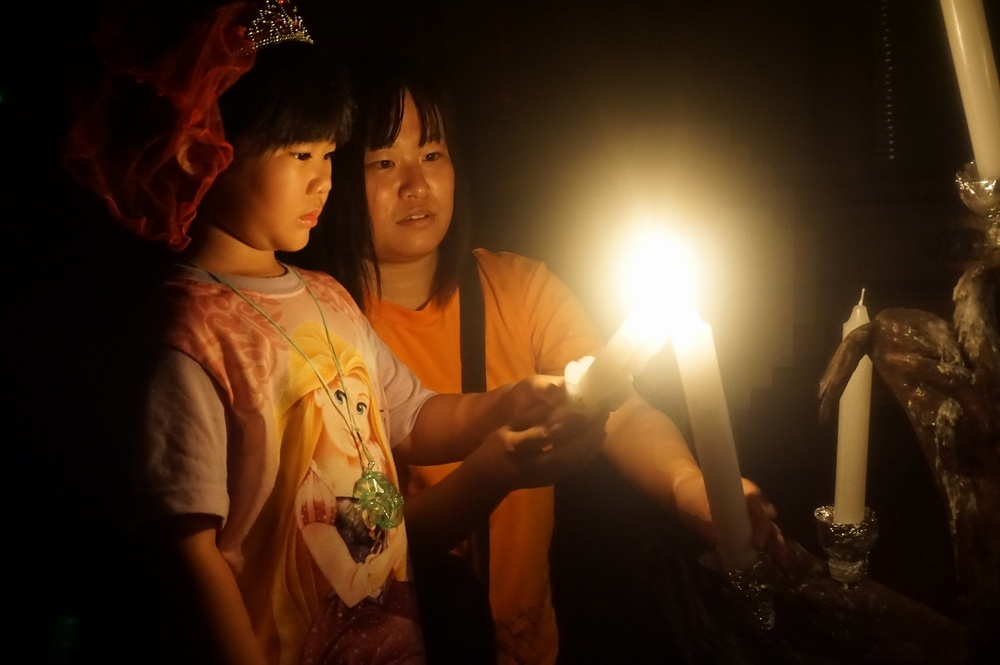
#> input picture test1/01.jfif, 1000 x 665 px, shrunk from 2500 x 1662 before the run
$ python -i DynamicHistogram.py   (imports and definitions only)
#> lines starting #> are read from the running program, lines starting #| are printed output that depends on the picture; after the words box and inside, x2 and y2 are one past the last pixel; in counts of white or black regions, pixels touching at a corner belong together
import cv2
import numpy as np
import scipy, scipy.signal

class DHE():
    def __init__(self, alpha=0.5):
        self.alpha = alpha

    # [68 lines left out: functions contrast_enhancement, build_is_hist, not called in this run]

class BPDHE():
    def contrast_enhancement(self, img):
        hsv = cv2.cvtColor(img, cv2.COLOR_RGB2HSV)
#> hsv: shape (665, 1000, 3); mean H, S, V 17.3, 193, 72.3
        h,s,v = cv2.split(hsv)
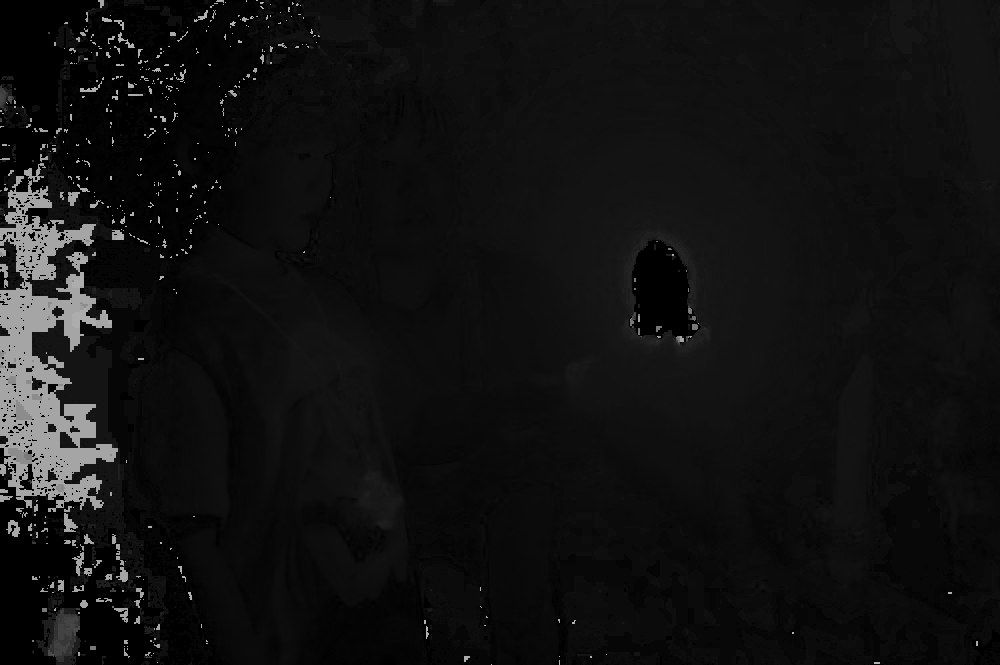
#> h: shape (665, 1000); min 0, max 179, mean 17.3
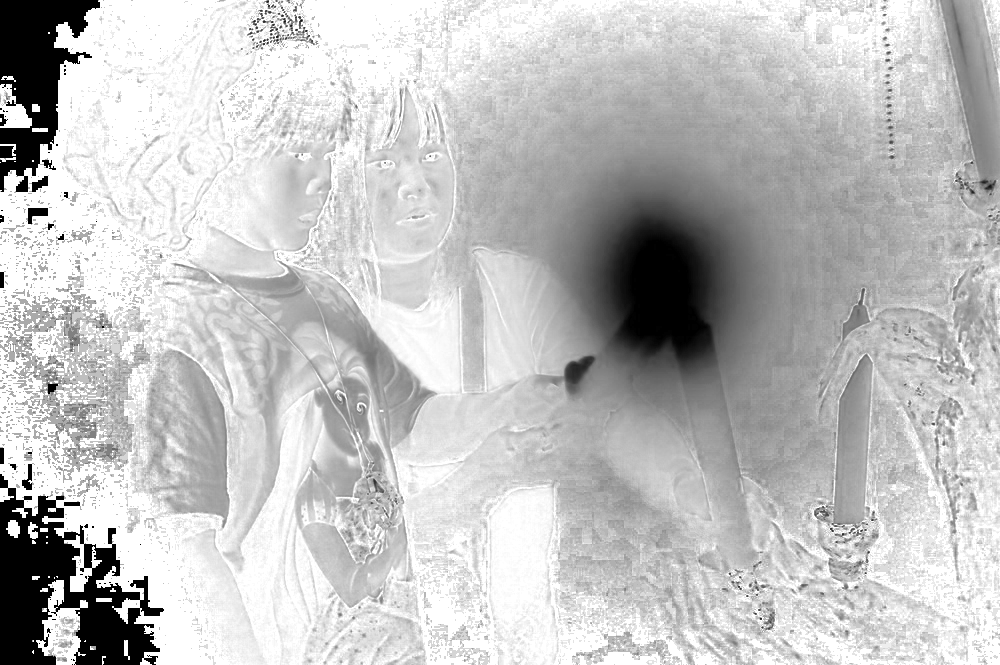
#> s: shape (665, 1000); min 0, max 255, mean 193
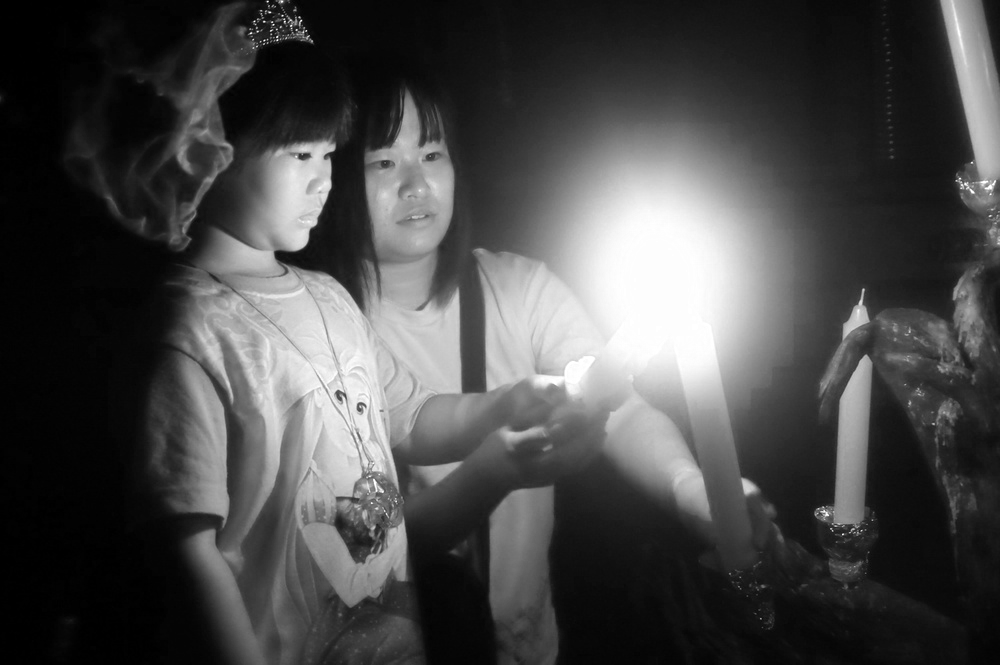
#> v: shape (665, 1000); min 0, max 255, mean 72.3
        h = h/255.0; s = s/255.0

        ma = np.max(v)
#> ma = 255
        mi = np.min(v)
#> mi = 0
        bins = ma - mi + 1
#> bins = 256

        hist_i = np.histogram(v,bins=bins)
        hist_i = hist_i[0].reshape(1,len(hist_i[0]))

        gausFilter = self.matlab_style_gauss2D()

        blur_hist = cv2.filter2D(hist_i.astype('float32'), -1, gausFilter, borderType=cv2.BORDER_REPLICATE)
        derivFilter = np.array([[-1,1]])
        deriv_hist = cv2.filter2D(blur_hist.astype('float32'), -1, derivFilter, borderType=cv2.BORDER_REPLICATE)
        sign_hist = np.sign(deriv_hist)
        meanFilter = np.array([[1/3,1/3,1/3]])
        smooth_sign_hist = np.sign(cv2.filter2D(sign_hist.astype('float32'),-1,meanFilter, borderType=cv2.BORDER_REPLICATE))
        cmpFilter = np.array([[1,1,1,-1,-1,-1,-1,-1]])

        p = 1
        index = [0]
        for n in range(0,bins-7):
            C = (smooth_sign_hist[0][n:n+8] == cmpFilter)*1
            if np.sum(C) == 8.0:
                p += 1
            index.append(n+3)
#> after the loop, index = 250 values from 0 to 251; p = 8

        index.append(bins)

        factor = np.zeros(shape=(len(index)-1,1))
#> factor = 250 values from 0 to 0
        span = factor.copy()
#> span = 250 values from 0 to 0
        M = factor.copy()
#> M = 250 values from 0 to 0
        rangee = factor.copy()
#> rangee = 250 values from 0 to 0
        start = factor.copy()
#> start = 250 values from 0 to 0
        endd = factor.copy()
#> endd = 250 values from 0 to 0
        sub_hist = []
        for m in range(0,len(index)-1):
            sub_hist.append( np.array(hist_i[0][index[m]:index[m+1]]) )
            M[m] = np.sum(sub_hist[m])
            low = mi + index[m]
            high = mi + index[m+1] - 1
            span[m] = high - low + 1
            factor[m] = span[m] * np.log10(M[m])
            factor_sum = np.sum(factor)
#> this loop made 250 passes
#> (low, factor_sum) on passes 1 to 3: (0, 14.14), (3, 18.26), (4, 22.38)
#> after the loop, M = 250 values, max 51531 at index 0, min 473 at index 239, mean 2660; factor = 250 values, max 20.45 at index 249, min 2.67 at index 239, mean 3.37; span = 250 values, max 5 at index 249, min 1 at index 1, mean 1.02; sub_hist = 250 items, first 6: [16998, 13851, 20682], [13399], [13066], [10232], [9645], [11901]
        for m in range(0,len(index)-1):
            rangee[m] = np.round((256 - mi)*factor[m]/factor_sum)
#> after the loop, rangee = 250 values, max 6 at index 249, min 1 at index 1, mean 1.03
        start[0] = mi
        endd[0] = mi + rangee[0] - 1
        for m in range(1,len(index)-1):
            start[m] = start[m-1] + rangee[m-1]
            endd[m] = endd[m-1] + rangee[m]
#> after the loop, endd = 250 values from 3 to 257; start = 250 values from 0 to 252

        y = []
        s_r = np.zeros(shape=(1,mi))
#> s_r = empty array
        s_r = s_r.tolist()
#> s_r = [[]]
        s_r = (s_r[0])
#> s_r = []
        for m in range(0, len(index)-1):
            hist_cum = np.cumsum(sub_hist[m])
            c = hist_cum/M[m]
            y.append( np.array(np.round(start[m] + (endd[m] - start[m])*c)) )
            x = y[m].tolist()
            s_r = s_r + x
#> this loop made 250 passes
#> (hist_cum, c, x) on passes 16 to 18: ([7555], [1], [18]), ([7581], [1], [19]), ([8238], [1], [20])
#> after the loop, s_r = 256 values from 1 to 257; y = 250 items, first 6: [1, 2, 3], [4], [5], [6], [7], [8]
        i_s = np.zeros(shape=v.shape)
#> i_s: shape (665, 1000) float64; every value is 0

        for n in range(mi , ma+1):
            lc = (v== n)
            i_s[lc] = (s_r[n])/255
#> this loop made 256 passes
#> pass 1, in contrast_enhancement, `lc = (v== n)`:
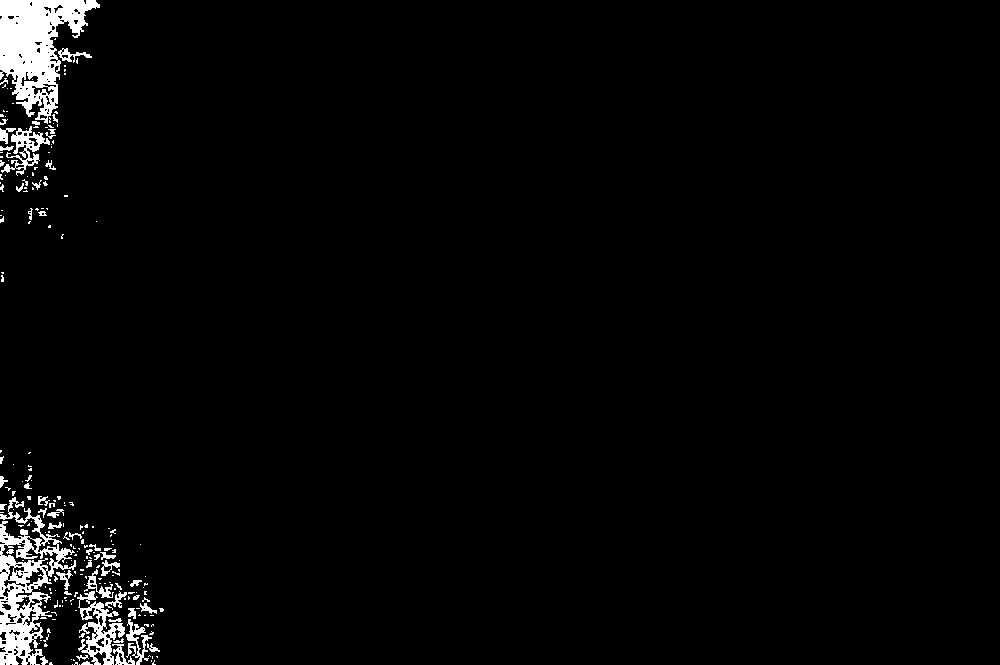
#> lc: shape (665, 1000) bool; 2.6% white; 236 white regions (184 under 20 px), largest, box (x1, y1, x2, y2) and area: (0, 0, 100, 124) 6155, (0, 497, 76, 665) 4765, (77, 591, 125, 665) 1337
#> pass 2, in contrast_enhancement, `lc = (v== n)`:
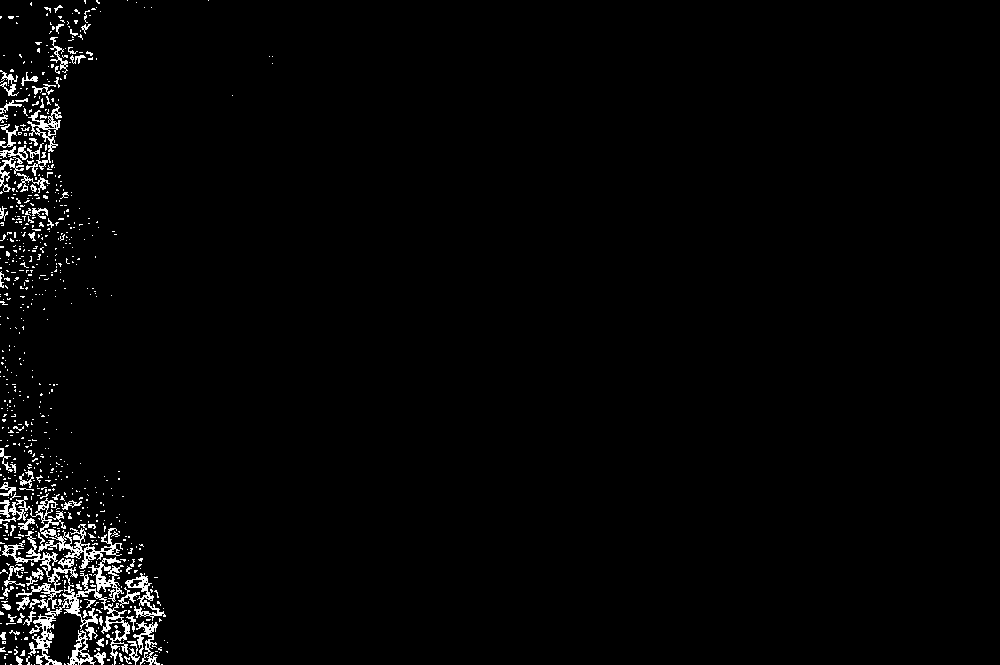
#> lc: shape (665, 1000) bool; 2.1% white in thin lines or dots, all inside (x1, y1, x2, y2) = (0, 0, 273, 665)
#> pass 3, in contrast_enhancement, `lc = (v== n)`:
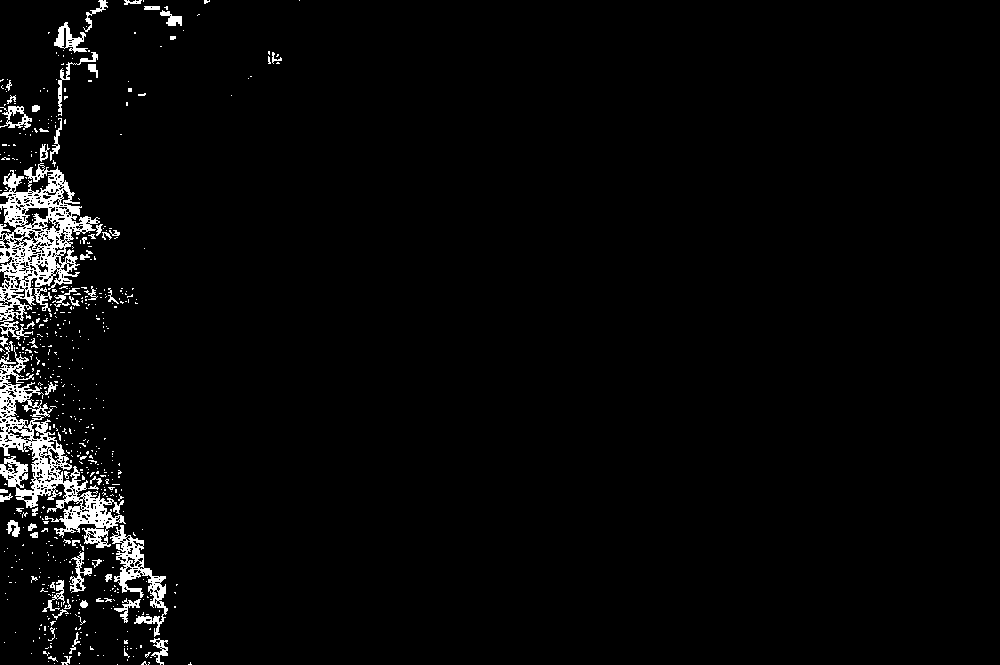
#> lc: shape (665, 1000) bool; 3.1% white; 579 white regions (515 under 20 px), largest, box (x1, y1, x2, y2) and area: (0, 163, 100, 340) 6332, (0, 346, 126, 548) 6216, (110, 525, 168, 637) 1683

        hsi_0 = cv2.merge([h, s, i_s])*255
#> hsi_0: shape (665, 1000, 3) float64; mean H, S, V 17.3, 193, 73.4
        hsi_0[hsi_0>255] = 255
#> hsi_0: shape (665, 1000, 3) float64; mean H, S, V 17.3, 193, 73.3
        hsi_0[hsi_0<0] = 0
        result = cv2.cvtColor(hsi_0.astype('uint8'), cv2.COLOR_HSV2RGB)

        return result

    @staticmethod
    def matlab_style_gauss2D(shape=(1,9),sigma=1.0762):
        m,n = [(ss-1.)/2. for ss in shape]
        y,x = np.ogrid[-m:m+1,-n:n+1]
        h = np.exp(-(x*x + y*y) / (2.*sigma*sigma) )
        h[h < np.finfo(h.dtype).eps*h.max() ] = 0
        sumh = h.sum()
        if sumh != 0:
            h /= sumh
        return h

>>> import cv2
>>> picture = cv2.cvtColor(cv2.imread('test1/01.jfif'), cv2.COLOR_BGR2RGB)
>>> result = BPDHE().contrast_enhancement(picture)

$ run again, on test1/02.jfif
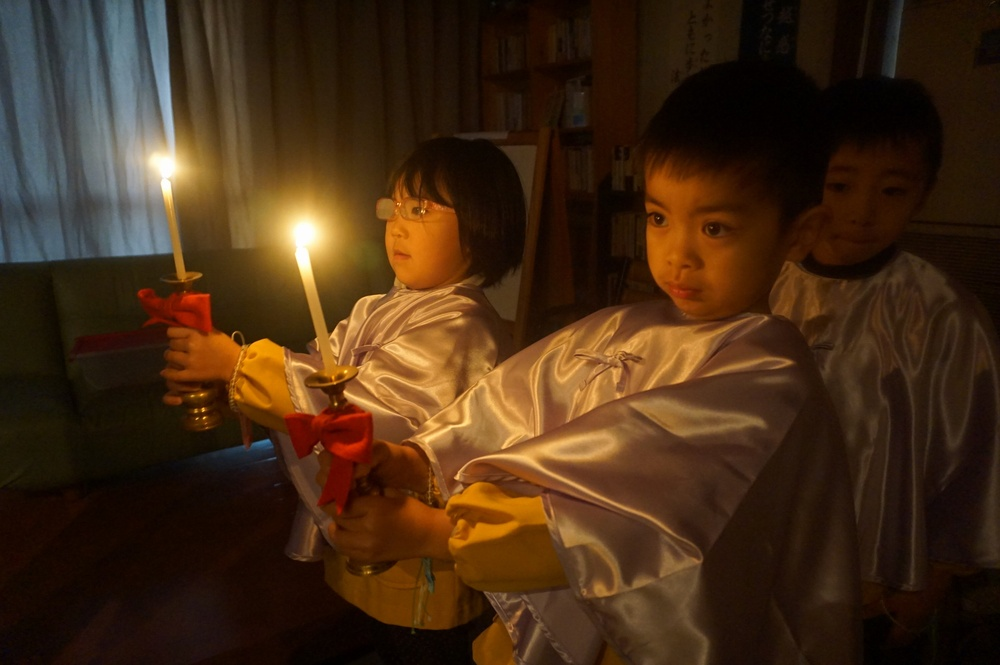
#> input picture test1/02.jfif, 1000 x 665 px, shrunk from 2500 x 1662 before the run
#> hsv: shape (665, 1000, 3); mean H, S, V 19.2, 195.6, 69.3
#> in contrast_enhancement, `h,s,v = cv2.split(hsv)`:
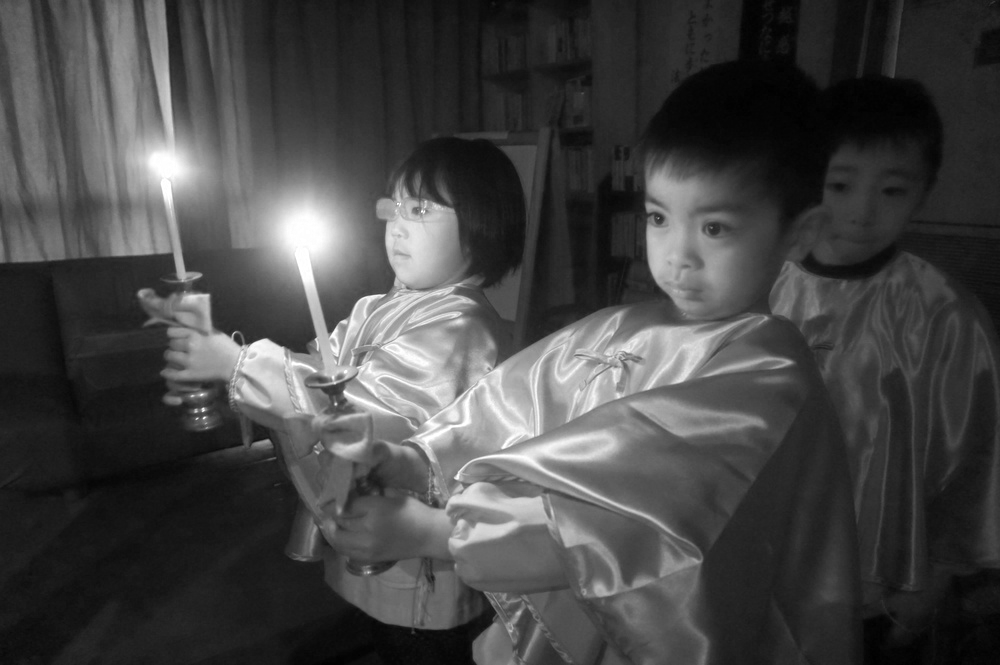
#> v: shape (665, 1000); min 0, max 255, mean 69.3
#> ma = 255
#> mi = 0
#> bins = 256
#> after the loop in contrast_enhancement, `for n in range(0,bins-7):`: index = 250 values from 0 to 251; p = 10
#> in contrast_enhancement, `factor = np.zeros(shape=(len(index)-1,1))`: factor = 250 values from 0 to 0
#> the loop in contrast_enhancement, `for m in range(0,len(index)-1):` made 250 passes
#> (low, factor_sum) on passes 1 to 3: (0, 9.87), (3, 13.24), (4, 16.77)
#> after the loop in contrast_enhancement, `for m in range(0,len(index)-1):`: M = 250 values, max 11743 at index 34, min 144 at index 246, mean 2660; factor = 250 values, max 16.94 at index 249, min 2.16 at index 246, mean 3.3; span = 250 values, max 5 at index 249, min 1 at index 1, mean 1.02; sub_hist = 250 items, first 6: [36, 351, 1557], [2391], [3322], [5573], [4255], [3503]
#> after the loop in contrast_enhancement, `for m in range(0,len(index)-1):`: rangee has the same summary as span
#> after the loop in contrast_enhancement, `for m in range(1,len(index)-1):`: endd = 250 values from 2 to 255; start = 250 values from 0 to 251
#> in contrast_enhancement, `s_r = np.zeros(shape=(1,mi))`: s_r = empty array
#> in contrast_enhancement, `s_r = s_r.tolist()`: s_r = [[]]
#> in contrast_enhancement, `s_r = (s_r[0])`: s_r = []
#> the loop in contrast_enhancement, `for m in range(0, len(index)-1):` made 250 passes
#> (hist_cum, c, x) on passes 16 to 18: ([5457], [1], [17]), ([5794], [1], [18]), ([6935], [1], [19])
#> after the loop in contrast_enhancement, `for m in range(0, len(index)-1):`: s_r = 256 values from 0 to 255; y = 250 items, first 6: [0, 0, 2], [3], [4], [5], [6], [7]
#> the loop in contrast_enhancement, `for n in range(mi , ma+1):` made 256 passes
#> pass 3, in contrast_enhancement, `lc = (v== n)`:
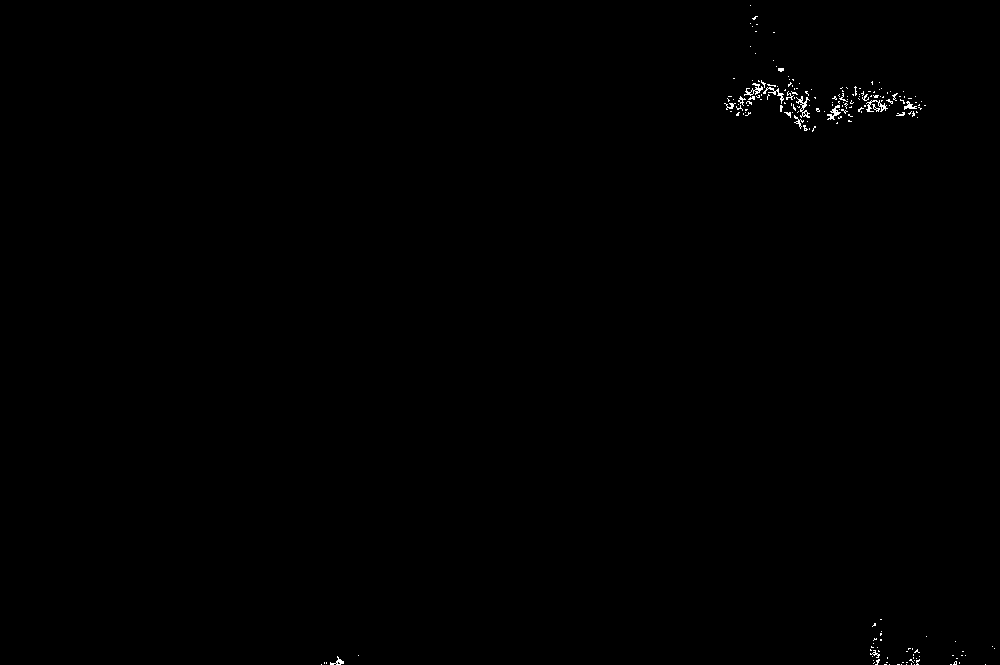
#> lc: shape (665, 1000) bool; 0.23% white in thin lines or dots, all inside (x1, y1, x2, y2) = (321, 5, 995, 665)
#> hsi_0: shape (665, 1000, 3) float64; mean H, S, V 19.2, 195.6, 69.3
